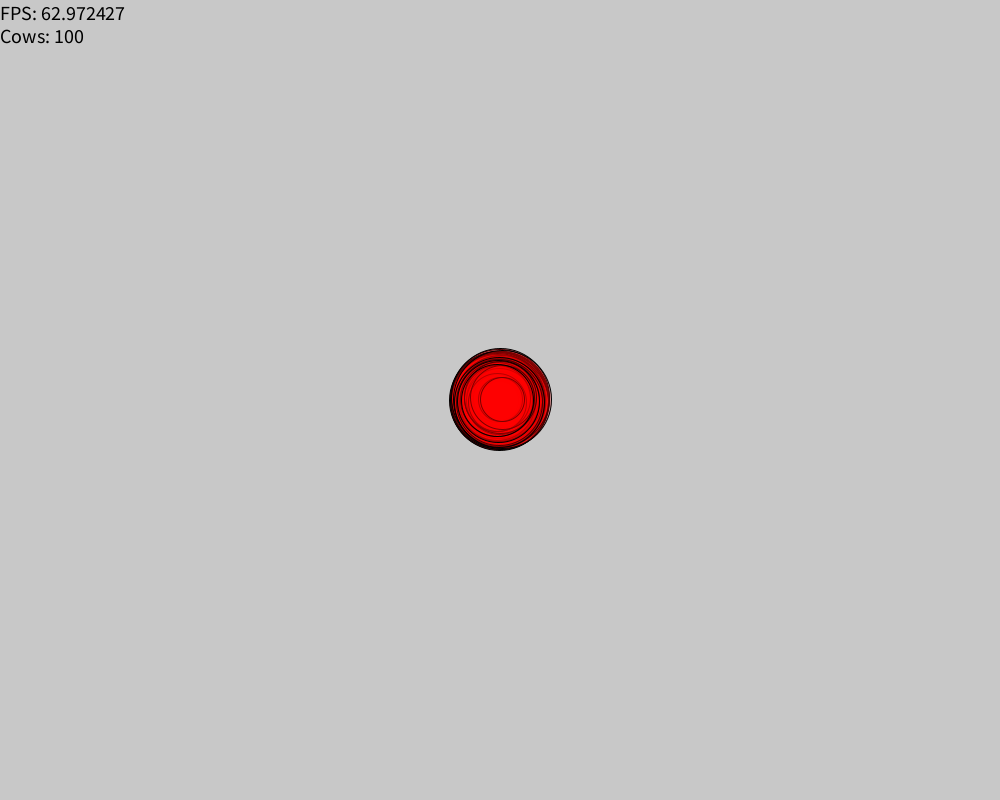
Frame 1 (no input)
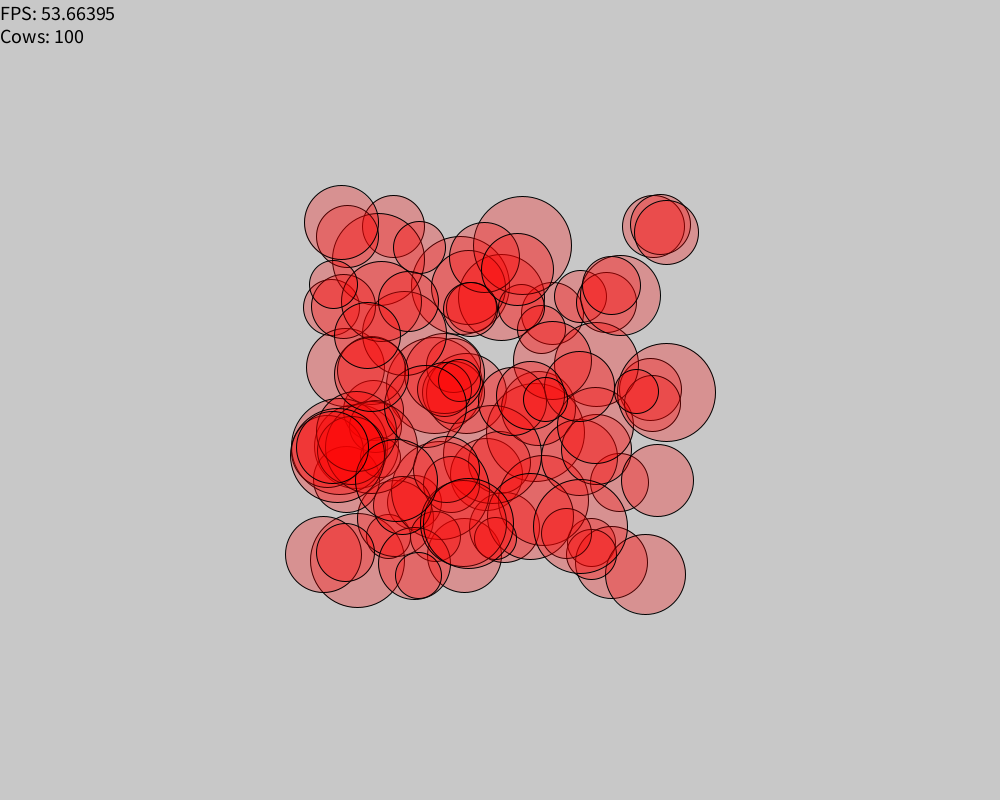
Frame 60 (the mouse pressed at the canvas centre just before this capture)
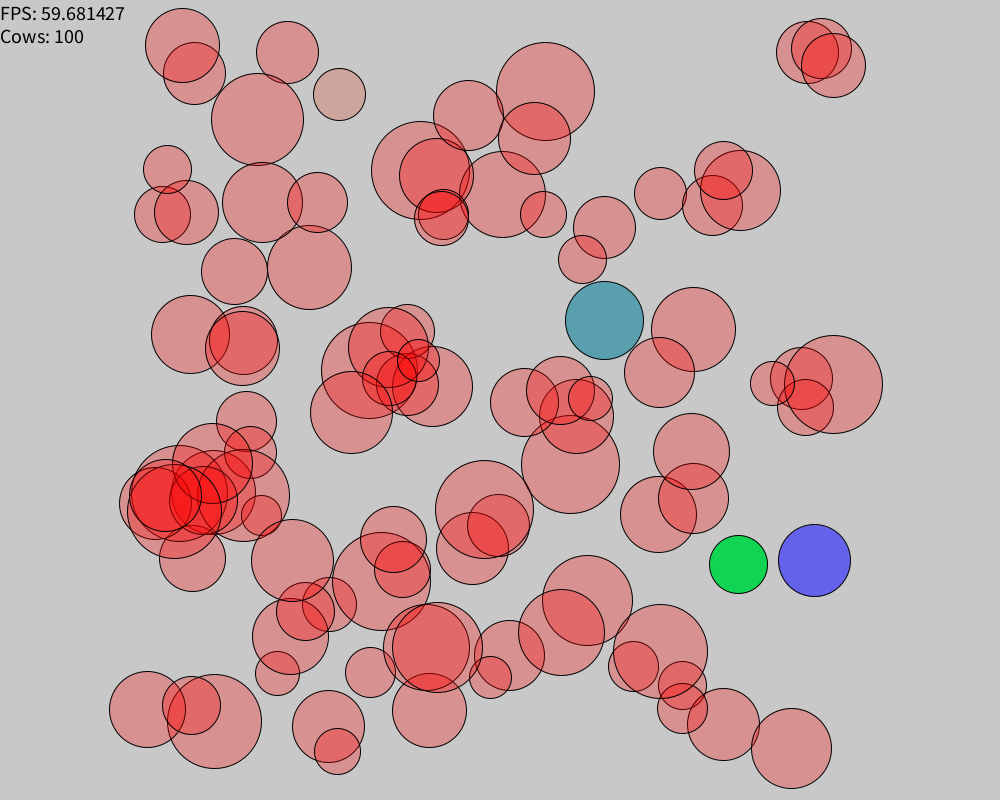
Frame 120 (the mouse held since frame 60 and released just before this capture)

The Processing sketch that drew these frames (run headless with seeded random() and noise(); from frame 60 on, the mouse is pressed at the canvas centre):

// Processing sketch: CowDemo
// ── CowDemo.pde
ArrayList<Cow> particles;
void setup() {
  size(1000, 800);
  particles = new ArrayList<Cow>();
  for (int i = 0; i < 100; i++)
    particles.add(new Cow());
}

void draw() {
  background(200);
  for (Cow c : particles) {
    c.move();
    c.collide(particles);
    c.display();
  }
  fill(0);
  textSize(20);
  text("FPS: "+frameRate+"\nCows: "+particles.size(),0,20);
}

void mousePressed() {
  if(mouseButton == RIGHT) {
    particles.add(new Cow(20+(int)(Math.random()*30), mouseX, mouseY, 
    random(6)-3,
    random(6)-3));
  }
  if(mouseButton == LEFT) {
    for(Cow c: particles) {
      c.click();
    }
  }
}

void keyPressed() {
  if(keyCode==32) {
    int size = particles.size();
    for(int i = 0; i< size; i++) {
      particles.remove(0);
    }
  }
  
}

// ── Cow.pde
public class Cow {
  float x, y, dx, dy, radius;
  color c;
  boolean colliding = false;
  boolean selected = false;

  Cow(float rad, float x, float y, float dx, float dy) {
    radius = rad;
    this.x = x;
    this.y = y;
    this.dx = (int)(dx*100)/100.0;
    this.dy = (int)(dy*100)/100.0;
    c = color(random(255),random(255),random(255));

  }
  Cow() {
    this(20+(int)(Math.random()*30), width/2, height/2, 
    random(6)-3,
    random(6)-3);
  }
  
  void move() {
    x += dx;
    y += dy;
    if (x >= width - radius || x <= radius) dx *= -1;
    if (y >= height - radius || y <= radius) dy *= -1;
  }
  void display() {
    stroke(0);
    fill(c);
    if(colliding) {
      fill(255,0,0,70);
    }
    ellipse(x, y, radius*2, radius*2);
    if(selected) {
      fill(255);
      ellipse(x-radius/5,y-radius/5,radius/5,radius/5);
      ellipse(x+radius/5,y-radius/5,radius/5,radius/5);
      fill(0);
      textSize(15);
      text("DX: " + dx,x+radius,y);
      text("DY: " + dy,x+radius,y+15);
    }
  }

  void click(){
   if(dist(x,y,mouseX,mouseY)<=radius) {
       selected = !selected;
   }
   
  }
  
  void collide(ArrayList<Cow>others) {
    int counter = 0;
    for(Cow c : others) {
      float d = dist(x,y,c.x,c.y);
      if(d<radius+c.radius && d!=0) {
        counter++;
      }
    }
    if(counter>0) {
      colliding = true;
    }
    else {
      colliding = false;
    }
  }
}
